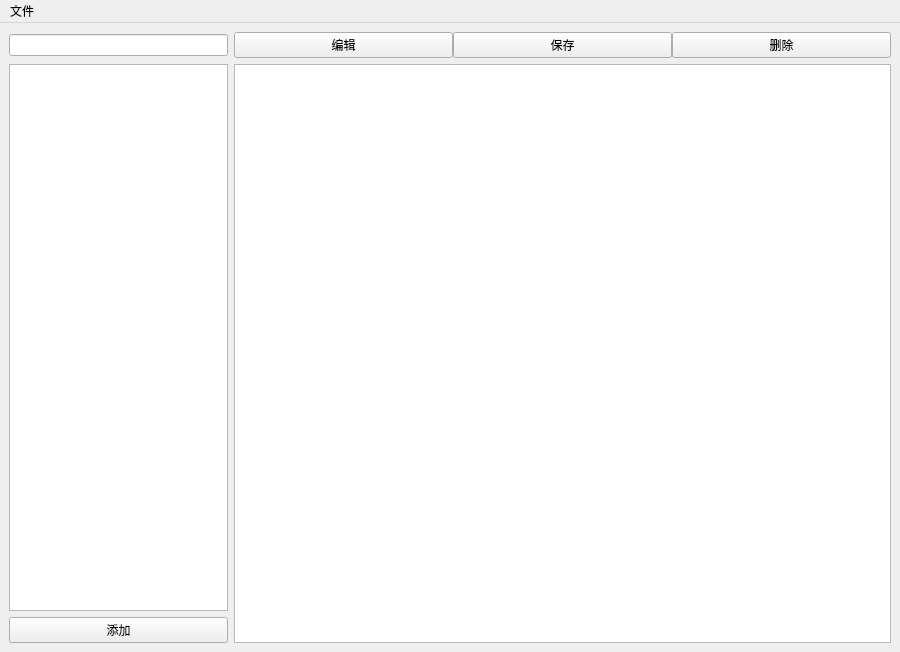
<?xml version="1.0" encoding="UTF-8"?>
<ui version="4.0">
 <class>MainWindow</class>
 <widget class="QMainWindow" name="MainWindow">
  <property name="geometry">
   <rect>
    <x>0</x>
    <y>0</y>
    <width>900</width>
    <height>652</height>
   </rect>
  </property>
  <property name="windowTitle">
   <string>MainWindow</string>
  </property>
  <widget class="QWidget" name="centralwidget">
   <layout class="QVBoxLayout" name="verticalLayout">
    <item>
     <layout class="QGridLayout" name="gridlayout" columnstretch="1,3">
      <item row="0" column="1">
       <layout class="QHBoxLayout" name="right_layout">
        <property name="spacing">
         <number>0</number>
        </property>
        <item>
         <widget class="QPushButton" name="pushbutton_edit">
          <property name="text">
           <string>编辑</string>
          </property>
         </widget>
        </item>
        <item>
         <widget class="QPushButton" name="pushbutton_save">
          <property name="text">
           <string>保存</string>
          </property>
         </widget>
        </item>
        <item>
         <widget class="QPushButton" name="pushbutton_delete">
          <property name="text">
           <string>删除</string>
          </property>
         </widget>
        </item>
       </layout>
      </item>
      <item row="1" column="0">
       <widget class="QTableView" name="tableview_dict">
        <property name="focusPolicy">
         <enum>Qt::NoFocus</enum>
        </property>
        <property name="editTriggers">
         <set>QAbstractItemView::NoEditTriggers</set>
        </property>
        <property name="selectionMode">
         <enum>QAbstractItemView::NoSelection</enum>
        </property>
        <property name="gridStyle">
         <enum>Qt::NoPen</enum>
        </property>
        <attribute name="horizontalHeaderVisible">
         <bool>false</bool>
        </attribute>
       </widget>
      </item>
      <item row="0" column="0">
       <widget class="QLineEdit" name="lineedit_find"/>
      </item>
      <item row="2" column="0">
       <widget class="QPushButton" name="pushbutton_add">
        <property name="text">
         <string>添加</string>
        </property>
       </widget>
      </item>
      <item row="1" column="1" rowspan="2">
       <widget class="QTextEdit" name="textedit_entry">
        <property name="readOnly">
         <bool>true</bool>
        </property>
       </widget>
      </item>
     </layout>
    </item>
   </layout>
  </widget>
  <widget class="QMenuBar" name="menubar">
   <property name="geometry">
    <rect>
     <x>0</x>
     <y>0</y>
     <width>900</width>
     <height>25</height>
    </rect>
   </property>
   <widget class="QMenu" name="menu_file">
    <property name="title">
     <string>文件</string>
    </property>
    <addaction name="action_open"/>
    <addaction name="action_save"/>
   </widget>
   <addaction name="menu_file"/>
  </widget>
  <action name="action_open">
   <property name="text">
    <string>打开</string>
   </property>
  </action>
  <action name="action_save">
   <property name="text">
    <string>保存</string>
   </property>
  </action>
 </widget>
 <resources/>
 <connections/>
</ui>
